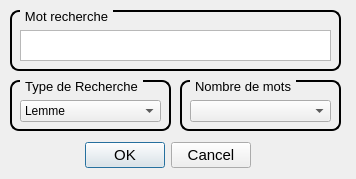
<?xml version="1.0" encoding="UTF-8"?>
<ui version="4.0">
    <class>MainWindow</class>
    <widget class="QMainWindow" name="MainWindow">
        <property name="geometry">
            <rect>
                <x>0</x>
                <y>0</y>
                <width>356</width>
                <height>179</height>
            </rect>
        </property>
        <property name="minimumSize">
            <size>
                <width>356</width>
                <height>179</height>
            </size>
        </property>
        <property name="maximumSize">
            <size>
                <width>356</width>
                <height>179</height>
            </size>
        </property>
        <property name="windowTitle">
            <string>Cocordanceur</string>
        </property>
        <widget class="QWidget" name="centralwidget">
            <widget class="QDialogButtonBox" name="buttonBox">
                <property name="geometry">
                    <rect>
                        <x>40</x>
                        <y>140</y>
                        <width>211</width>
                        <height>31</height>
                    </rect>
                </property>
                <property name="font">
                    <font>
                        <pointsize>11</pointsize>
                    </font>
                </property>
                <property name="standardButtons">
                    <set>QDialogButtonBox::Cancel|QDialogButtonBox::Ok</set>
                </property>
            </widget>
            <widget class="QGroupBox" name="gbTypeSearch">
                <property name="geometry">
                    <rect>
                        <x>10</x>
                        <y>80</y>
                        <width>161</width>
                        <height>51</height>
                    </rect>
                </property>
                <property name="font">
                    <font>
                        <pointsize>10</pointsize>
                    </font>
                </property>
                <property name="styleSheet">
                    <string notr="true">QGroupBox {
                        border: 2px solid black;
                        border-radius: 9px;
                        margin-top: 0.5em;
                        }
                        QGroupBox::title {
                        subcontrol-origin: margin;
                        left: 10px;
                        padding: -2 3px 0 3px;
                        }
                    </string>
                </property>
                <property name="title">
                    <string>Type de Recherche</string>
                </property>
                <widget class="QComboBox" name="cbTypeSearch">
                    <property name="geometry">
                        <rect>
                            <x>10</x>
                            <y>20</y>
                            <width>141</width>
                            <height>22</height>
                        </rect>
                    </property>
                    <item>
                        <property name="text">
                            <string>Lemme</string>
                        </property>
                    </item>
                    <item>
                        <property name="text">
                            <string>Root</string>
                        </property>
                    </item>
                    <item>
                        <property name="text">
                            <string>Lemme et Root</string>
                        </property>
                    </item>
                </widget>
            </widget>
            <widget class="QGroupBox" name="gbNbrWords">
                <property name="geometry">
                    <rect>
                        <x>180</x>
                        <y>80</y>
                        <width>161</width>
                        <height>51</height>
                    </rect>
                </property>
                <property name="font">
                    <font>
                        <pointsize>10</pointsize>
                    </font>
                </property>
                <property name="styleSheet">
                    <string notr="true">QGroupBox {
                        border: 2px solid black;
                        border-radius: 9px;
                        margin-top: 0.5em;
                        }
                        QGroupBox::title {
                        subcontrol-origin: margin;
                        left: 10px;
                        padding: -2 3px 0 3px;
                        }
                    </string>
                </property>
                <property name="title">
                    <string>Nombre de mots</string>
                </property>
                <widget class="QComboBox" name="cbNbrWords">
                    <property name="geometry">
                        <rect>
                            <x>10</x>
                            <y>20</y>
                            <width>141</width>
                            <height>22</height>
                        </rect>
                    </property>
                </widget>
            </widget>
            <widget class="QGroupBox" name="gbWordSearch">
                <property name="geometry">
                    <rect>
                        <x>10</x>
                        <y>10</y>
                        <width>331</width>
                        <height>61</height>
                    </rect>
                </property>
                <property name="font">
                    <font>
                        <pointsize>10</pointsize>
                    </font>
                </property>
                <property name="styleSheet">
                    <string notr="true">QGroupBox {
                        border: 2px solid black;
                        border-radius: 9px;
                        margin-top: 0.5em;
                        }
                        QGroupBox::title {
                        subcontrol-origin: margin;
                        left: 10px;
                        padding: -2 3px 0 3px;
                        }
                    </string>
                </property>
                <property name="title">
                    <string>Mot recherche</string>
                </property>
                <widget class="QTextEdit" name="textEdit">
                    <property name="geometry">
                        <rect>
                            <x>10</x>
                            <y>20</y>
                            <width>311</width>
                            <height>31</height>
                        </rect>
                    </property>
                </widget>
            </widget>
        </widget>
    </widget>
    <resources/>
    <connections/>
</ui>
